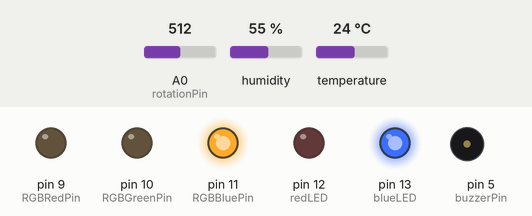
Simulated run of this sketch. Board: Arduino Uno, built with avr-gcc and run on an emulated ATmega328P. On the bench: output pins drawn as LEDs (lit = HIGH), buzzer (waves = sounding). The test bench sets the inputs (shaded band); at power-on: A0 (rotationPin) = 512, humidity 55 %, temperature 24 °C.

Above: at 10.8 s.
10.9 s: A0 (rotationPin) set to 235
18.4 s: A0 (rotationPin) set to 218
At 20.11 s:
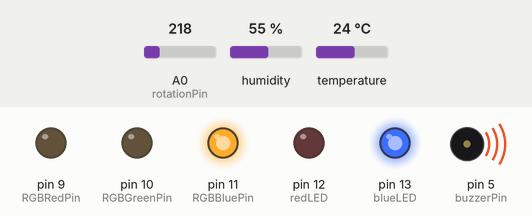
31.4 s: humidity set to 52 %
At 32.3 s:
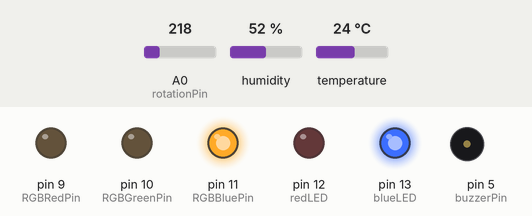
38.9 s: temperature set to 26 °C
At 41.4 s:
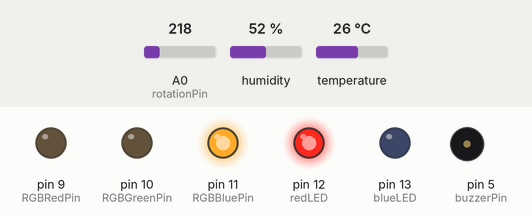
46.4 s: humidity set to 68 %
At 50.27 s:
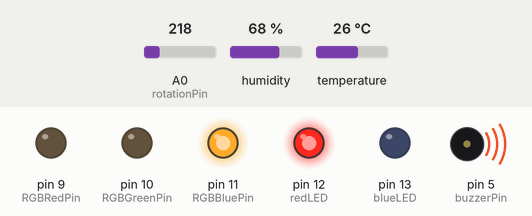
56.8 s: humidity set to 22 %
At 61.7 s:
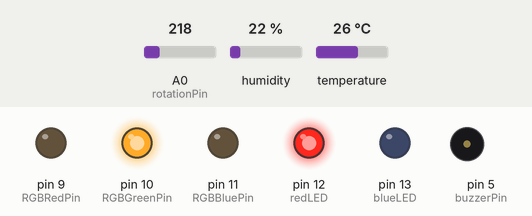
Timing chart, 0 to 63.2 s (numbered marks = the images above; inputs shaded):
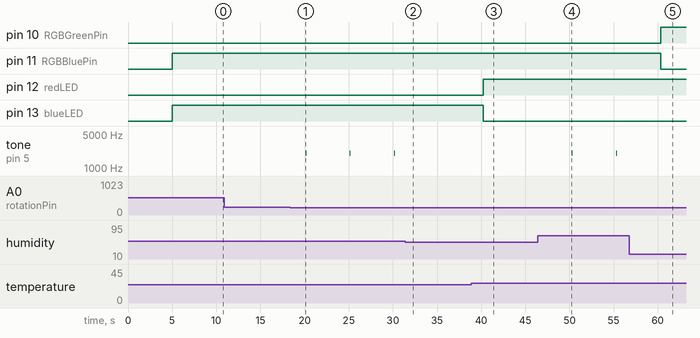

Measured:
- the behaviour switches between 225 and 224 on A0 (rotationPin) (found by bisection; images 0 and 1)
- the behaviour switches between 54 and 53 % on humidity (found by bisection; images 1 and 2)
- the behaviour switches between 24 and 25 °C on temperature (found by bisection; images 2 and 3)
- after the input at 10.9 s, every drawn part: stays the same
- after the input at 18.4 s, tone on pin 5 (buzzerPin): alternates 2000 Hz for 0.05 s and silent for 5.0 s, starting after 1.7 s
- after the input at 31.4 s, tone on pin 5 (buzzerPin): stays silent (without the input it goes to 2000 Hz after 3.8 s)
- after the input at 38.9 s, pin 12 (redLED): LOW → HIGH after 1.3 s; pin 13 (blueLED): HIGH → LOW after 1.3 s
- after the input at 46.4 s, tone on pin 5 (buzzerPin): alternates 2000 Hz for 0.05 s and silent for 5.0 s, starting after 3.9 s
- after the input at 56.8 s, pin 10 (RGBGreenPin): LOW → HIGH after 3.5 s; pin 11 (RGBBluePin): HIGH → LOW after 3.5 s; tone on pin 5 (buzzerPin): stays silent (without the input it goes to 2000 Hz after 3.5 s)

The sketch:

lab9.ino
```cpp
// (licence header left out)
#include "DHT.h"
#include "Adafruit_Sensor.h"
int DHT11Pin = 4;        //The DHT11 sensor  is connected to pin 4 of the Arduino.
int waitTime = 5000;     //The amount of time to wait between sensor reads.
DHT dht(DHT11Pin, DHT11);//Initialize the sensor.

int tempPin = A2;     //The temperature sensor is plugged into pin A2 of the Arduino.


int RGBRedPin = 9;    //The red RGB LED is connected pin 9 of the Arduino.
int RGBGreenPin = 10; //The green RGB LED is connected pin 10 of the Arduino.
int RGBBluePin = 11;  //The blue RGB LED is connected pin 11 of the Arduino.

int redLED = 12;
int blueLED = 13;


int data = 0;             //This will store the data from the sensor.
int rotationPin = A0; //The rotation sensor is plugged into pin A0 of the Arduino.
int buzzerPin  = 5 ;  //The buzzerPin is connected to pin 5 of the Arduino.


void setup() {
  dht.begin();  //Start the sensor.

  pinMode(RGBRedPin, OUTPUT);    //Setup red RGB LED pin as an output pin.
  pinMode(RGBGreenPin, OUTPUT);  //Setup green RGB LED pin as an output pin.
  pinMode(RGBBluePin, OUTPUT);   //Setup blue RGB LED pin as an output pin.

  pinMode(redLED, OUTPUT);
  pinMode(blueLED, OUTPUT);


  pinMode(buzzerPin, OUTPUT);  //Setup red LED pin as an output pin.
}

void loop()
{
  delay(waitTime);
  float humidity = dht.readHumidity();  //Read the humidity value from the sensor.
  float celsius = dht.readTemperature(); //Read the temperature (c) value from the sensor.
  float fahrenheit = dht.readTemperature(true); //Read the temperature (f) value from the sensor.
  float heatIndexF = dht.computeHeatIndex(fahrenheit, humidity); //Calculate the heat index (f).
  float heatIndexC = dht.computeHeatIndex(celsius, humidity, false); //Calculate the heat index (c).

  Serial.print("Humidity   (%): ");
  Serial.println(humidity );        //Display the humidity precentage.
  Serial.print("Temperature(c): ");
  Serial.println(celsius);          //Display the temperature in celsius.
  Serial.print("Heat index (c): ");
  Serial.println(heatIndexC);       //Display the heat index in celsius.
  Serial.print("Temperature(f): ");
  Serial.println(fahrenheit);       //Display the temperature in fahrenheit.
  Serial.print("Heat index (f): ");
  Serial.println(heatIndexF);       //Display the heat index in fahrenheit.


  level3a(celsius);
  level3b(humidity);
  level4(A0, humidity);


}

double dewPoint(double celsius, double humidity) {
  double a = 17.271;
  double b = 237.7;
  double temp = (a * celsius) / (b + celsius) + log(humidity * 0.01);
  double dP = (b * temp) / (a - temp);
  return dP;
}

void level3a(double celsius) {

  if (celsius >= 25.0) {
    digitalWrite(redLED, HIGH); //Turn on RED
    digitalWrite(blueLED, LOW); //Turn on RED

  }
  else {
    digitalWrite(blueLED, HIGH); //Turn on RED
    digitalWrite(redLED, LOW); //Turn on RED

  }
}

void level3b(double humidity) {
  if (humidity < 50.0) {
    digitalWrite(RGBGreenPin, HIGH); //Turn on RED
    digitalWrite(RGBBluePin, LOW); //Turn on RED
  }
  else {
    digitalWrite(RGBBluePin, HIGH); //Turn on RED
    digitalWrite(RGBGreenPin, LOW); //Turn on RED
  }
}

void level4(int rotationPin, double humidity) {
  int data = analogRead(rotationPin);  //Read the value from the light sensor and store it in the lightData variable.
  data = map(data, 0, 1023, 0, 255);
  if (humidity >= data) {
    tone(5, 2000, 50);          //Play a tone of 2000Hz for 50 milliseconds.
  }
  Serial.println("data: ");
  Serial.println(data);
}
```
